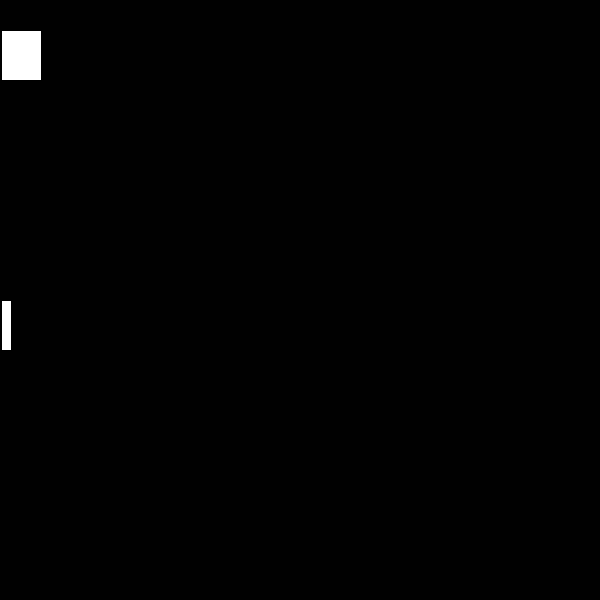
Frame 1 (no input)
Frame 60 (the mouse pressed at the canvas centre just before this capture): blank canvas, image omitted
Frame 120 (the mouse held since frame 60 and released just before this capture): blank canvas, image omitted

The Processing sketch that drew this single still picture (run headless with seeded random() and noise(); from frame 60 on, the mouse is pressed at the canvas centre):

// Processing sketch: processing_183312
// ── processing_183312.pde

float gato =1;
void setup() {
size (600,600);
}
void draw () { background (gato);
gato = gato * 1.2;
rect(gato,300,10,50);
rect(gato,30,40,50);

}
